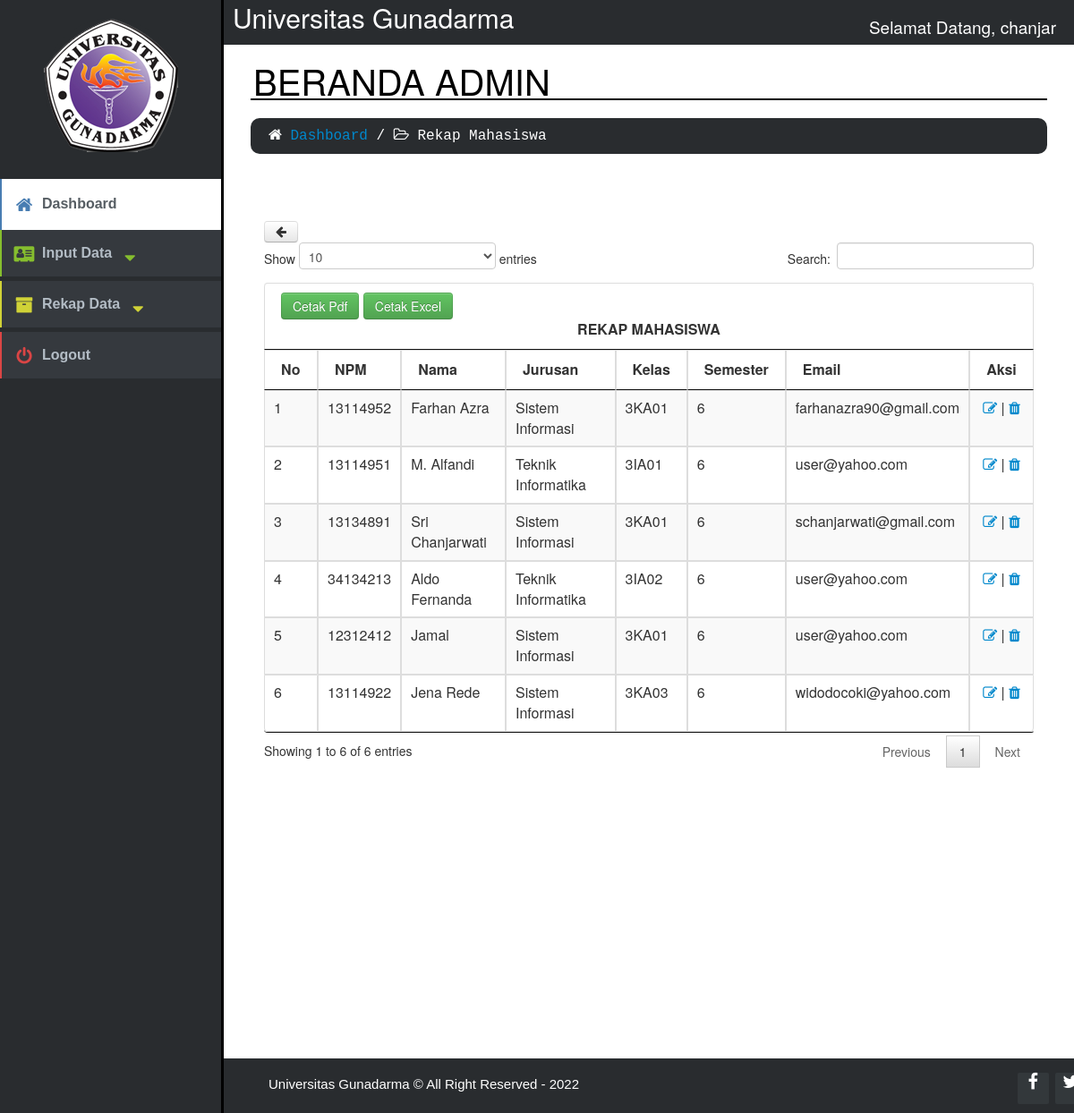
The page /admin/view_mahasiswa.php (signed in) on the database its author committed.
### tables this page shows
CREATE TABLE `input_mhs` (
  `no` int(10) NOT NULL,
  `username` varchar(20) NOT NULL,
  `password` varchar(10) NOT NULL,
  `npm` varchar(8) NOT NULL,
  `nama` varchar(30) NOT NULL,
  `kode_jurusan` varchar(10) NOT NULL,
  `kode_kelas` varchar(10) NOT NULL,
  `semester` int(2) NOT NULL,
  `email` varchar(30) NOT NULL
);

CREATE TABLE `jurusan` (
  `kode_jurusan` varchar(10) NOT NULL,
  `jurusan` varchar(30) NOT NULL
);

CREATE TABLE `kelas` (
  `kode_kelas` varchar(10) NOT NULL,
  `kelas` varchar(6) NOT NULL,
  `kode_jurusan` varchar(10) NOT NULL
);

### admin/view_mahasiswa.php (the view, shortened to what this page needs)
<html>
<head>
	<link rel="stylesheet" type="text/css" href="../css/design.css">
	<link rel="stylesheet" type="text/css" href="../css/sidebar-collapse.css">
	<link rel="stylesheet" href="../css/font-awesome.min.css">
	<link href="../css/bootstrap.min.css" rel="stylesheet">
	<link href="assets/css/bootstrap.css" rel="stylesheet" media="screen">
	<link href="assets/css/jquery.dataTables.css" rel="stylesheet" media="screen">
</head>
<body>
	<aside class="sidebar-left-collapse">
		<a class="company-logo"><img src="../assets/images/ug.png"></a>
		<div class="sidebar-links">
			<div class="link-blue selected">
				<a href="admin.php">
					<i class="fa fa-home"></i>Dashboard
				</a>
				</div>
			<div class="link-green">
				<a href="#">
					<i class="fa fa-address-card"></i>Input Data<i class="fa fa-sort-desc"></i>
				</a>
			</div>
			<div class="link-yellow">
				<a href="#">
					<i class="fa fa-archive"></i>Rekap Data<i class="fa fa-sort-desc"></i>
				</a>
			</div>
			<div class="link-red">
				<a onclick="return konfirmasi()" href="logout.php">
					<i class="fa fa-power-off"></i>Logout
				</a>
			</div>
		</div>
	</aside>
<div class="header">Universitas Gunadarma
<li class="right">
Selamat Datang, <?php echo $_SESSION['username'] ?>
</li>
</div>
<div class="title">
	BERANDA ADMIN
</div>
	<div class="title-list">
	<i class="fa fa-home"></i> <a href="admin.php">Dashboard</a> / <i class="fa fa-folder-open-o"></i> Rekap Mahasiswa
	</div>
<div class="panel-body">
<div class="table-responsive">
<a class="btn" onclick=self.history.back()> <span class="fa fa-arrow-left" title="Kembali"></span></a>
 <table id="example" class="table table-striped table-bordered table-hover" cellspacing="0">
				<thead>
				<tr><th colspan="15"><a href="cetak/printpdallfmhs.php"> <input class="btn btn-success btn-lg" type="button" value="Cetak Pdf"></a> <a href="cetak/printexlallmhs.php"><input class="btn btn-success btn-lg" type="button" value="Cetak Excel"></a><center>REKAP MAHASISWA</center></th></tr>
				<tr>
				<th>No</th>
				<th>NPM</th>
				<th>Nama</th>
				<th>Jurusan</th>
				<th>Kelas</th>
				<th>Semester</th>
				<th>Email</th>
				<th><center>Aksi</center></th>
				</tr>
				</thead>
				<tbody>
				<?php
				include "../proses/koneksi.php";
				$query=mysqli_query($koneksi,"select * from input_mhs");
				$no=1;
				while($var=mysqli_fetch_array($query)){
				$nama_jrs=mysqli_fetch_array(mysqli_query($koneksi, "SELECT jurusan FROM jurusan WHERE kode_jurusan='$var[kode_jurusan]'"));
				$nama_kls=mysqli_fetch_array(mysqli_query($koneksi, "SELECT kelas FROM kelas WHERE kode_kelas='$var[kode_kelas]'"));
				?>
					<tr>
						<td><?php echo $no ?></td>
						<td><?php echo $var['npm'];?></td>
						<td><?php echo $var['nama'];?></td>
						<td><?php echo $nama_jrs['jurusan'];?></td>
						<td><?php echo $nama_kls['kelas'];?></td>
						<td><?php echo $var['semester'];?></td>
						<td><?php echo $var['email'];?></td>
						<td><?php echo "<center><a class='fa fa-pencil-square-o' title='Edit' href='update_mhs.php?no=".$var['no']."'></a> | <a class='fa fa-trash' title='Hapus' href='delete_mhs.php?no=".$var['no']."'></a></center>"; ?></td>
					</tr>
				<?php
				$no++;
				}
				?>
				</tbody>
 </table>
</div>
</div>
  </body>
  <?php
	include ('footer_admin.php');
  ?>
</html>

### css/design.css (style rules this page uses)
* { margin: 0; padding: 0; box-sizing: border-box; }
a { text-decoration: #b3bcc5; color: grey; }
.header { width: 100%; height: 50px; background-color: #292c2f; font-size: 30px; color: white; margin: 0 auto; padding-top: 10px; padding-left: 260px; }
.right { display: block; color: white; font-size: 19px; padding-top: 10px; padding-right: 20px; float: right; }
.title { font-size: 40px; color: black; border-bottom: 2px black solid; padding: 10px 0 10px 3px; margin: 20px 30px 20px 280px; }
.title-list { display: block; width: auto; height: auto; text-decoration: none; background-color: #292c2f; color: #FFFFFF; font-size: 16px; font-family: monospace; border-radius: 10px; padding: 10px 0 10px 20px; margin: 20px 30px 20px 280px; }
.table-responsive { margin: 40px 30px 20px 280px; height: 900px; }

### css/sidebar-collapse.css (style rules this page uses)
.sidebar-left-collapse { font-family: Arial, Helvetica, sans-serif; position: fixed; top: 0; left: 0; background-color: #292c2f; width: 250px; height: 100%; padding: 20px 0; border-right: 3px black solid; }
.sidebar-left-collapse > a { display: block; text-decoration: none; font-family: Cookie, cursive; width: 150px; height: 150px; margin: 0 auto; text-align: center; color: #ffffff; font-size: 44px; font-weight: normal; line-height: 2.6; border-radius: 50%; background-color: #292c2f; }
.sidebar-left-collapse .sidebar-links { margin: 30px auto; }
.sidebar-links div > a { display: block; text-decoration: none; margin: 0 auto 5px auto; padding: 10px 0 10px 5px; background-color: #35393e; text-align: left; color: #b3bcc5; font-size: 16px; font-weight: bold; line-height: 2; border-left-width: 2px; border-left-style: solid; }
.sidebar-links div.selected > a { background-color: #ffffff; color: #565d63; line-height: 2.3; margin: 0; }
.sidebar-links div > a i.fa { position: relative; font-size: 20px; top: 3px; width: 40px; text-align: center; }
.sidebar-links div.link-blue > a { border-color: #487db2; }
.sidebar-links div.link-blue > a i.fa { color: #487db2; }
.sidebar-links div.link-red > a { border-color: #da4545; }
.sidebar-links div.link-red > a i.fa { color: #da4545; }
.sidebar-links div.link-yellow > a { border-color: #d0d237; }
.sidebar-links div.link-yellow > a i.fa { color: #d0d237; }
.sidebar-links div.link-green > a { border-color: #86be2e; }
.sidebar-links div.link-green > a i.fa { color: #86be2e; }
body { margin: 0; padding: 0; }

### rows shown on the page
input_mhs: npm "13114952", nama "Farhan Azra", kode_jurusan.jurusan "Sistem Informasi", kode_kelas.kelas "3KA01", semester "6", email "farhanazra90@gmail.com"
input_mhs: npm "13114951", nama "M. Alfandi", kode_jurusan.jurusan "Teknik Informatika", kode_kelas.kelas "3IA01", semester "6", email "user@yahoo.com"
input_mhs: npm "13134891", nama "Sri Chanjarwati", kode_jurusan.jurusan "Sistem Informasi", kode_kelas.kelas "3KA01", semester "6", email "schanjarwati@gmail.com"
input_mhs: npm "34134213", nama "Aldo Fernanda", kode_jurusan.jurusan "Teknik Informatika", kode_kelas.kelas "3IA02", semester "6", email "user@yahoo.com"
input_mhs: npm "12312412", nama "Jamal", kode_jurusan.jurusan "Sistem Informasi", kode_kelas.kelas "3KA01", semester "6", email "user@yahoo.com"
input_mhs: npm "13114922", nama "Jena Rede", kode_jurusan.jurusan "Sistem Informasi", kode_kelas.kelas "3KA03", semester "6", email "widodocoki@yahoo.com"

### other values the page prints
$_SESSION['username'] "chanjar"
